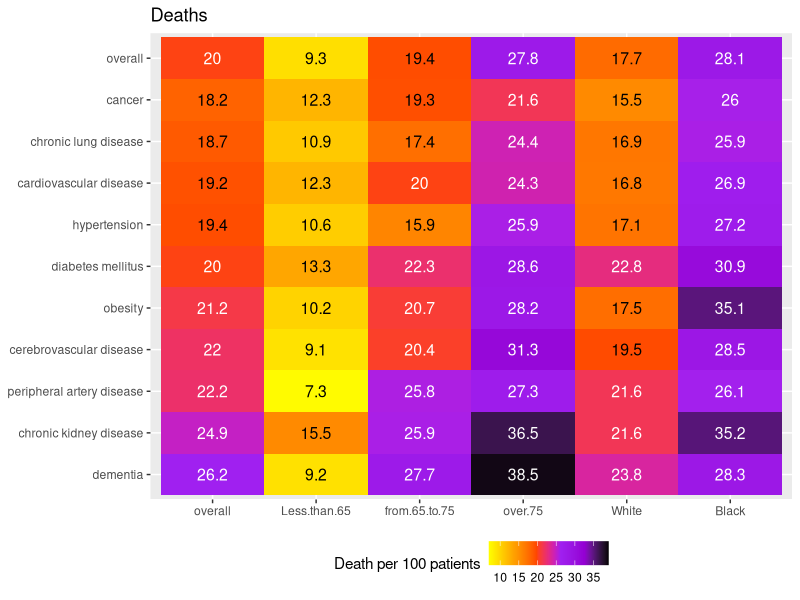

R code for this plot:
# Source: Xie Y, Bowe B, Maddukuri G, Al-Aly Z. Comparative evaluation of clinical manifestations and risk of death in patients admitted to hospital with covid-19 and seasonal influenza: cohort study BMJ 2020; 371 :m4677 doi:10.1136/bmj.m4677 
# Date:2023-06-02

# Import packages
library(ggplot2)
library(scales)

# Create data frame
data <- data.frame(
  row = c("overall", "cancer", "chronic lung disease", "cardiovascular disease",
          "hypertension", "diabetes mellitus", "obesity", "cerebrovascular disease",
          "peripheral artery disease", "chronic kidney disease", "dementia"),
  `overall` = c(20.0, 18.2, 18.7, 19.2, 19.4, 20.0, 21.2, 22.0, 22.2, 24.9, 26.2),
  `Less than 65` = c(9.3, 12.3, 10.9, 12.3, 10.6, 13.3, 10.2, 9.1, 7.3, 15.5, 9.2),
  `from 65 to 75` = c(19.4, 19.3, 17.4, 20.0, 15.9, 22.3, 20.7, 20.4, 25.8, 25.9, 27.7),
  `over 75` = c(27.8, 21.6, 24.4, 24.3, 25.9, 28.6, 28.2, 31.3, 27.3, 36.5, 38.5),
  White = c(17.7, 15.5, 16.9, 16.8, 17.1, 22.8, 17.5, 19.5, 21.6, 21.6, 23.8),
  Black = c(28.1, 26.0, 25.9, 26.9, 27.2, 30.9, 35.1, 28.5, 26.1, 35.2, 28.3)
)

# Convert data to a long format
data_long <- tidyr::pivot_longer(data, -row, names_to = "Age Group / Race", values_to = "Percentage")

# Modify fill color
colors <- c("yellow", "orange", "orangered", "purple", "darkviolet", "black")
breaks <- c(10, 15, 20, 25, 30, 35)

# Adjust the order of elements on the horizontal and vertical axes
ggplot(data_long, aes(x = factor(`Age Group / Race`, levels = unique(`Age Group / Race`)), y = factor(row, levels = rev(unique(row))), fill = Percentage, label = Percentage)) +
  geom_tile() +
# Show different colors for different values
  geom_text(size = 4, color = ifelse(data_long$Percentage < 20, "black", "white")) +
  scale_fill_gradientn(colors = colors, values = rescale(breaks, to = c(0, 1)), limits = c(7, 39), breaks = breaks) +
# Modify the title and axis label  
  labs(x = NULL, y = NULL, title = "Deaths", fill = "Death per 100 patients") +
#Place the fill color label below  
  theme(legend.position = "bottom")

